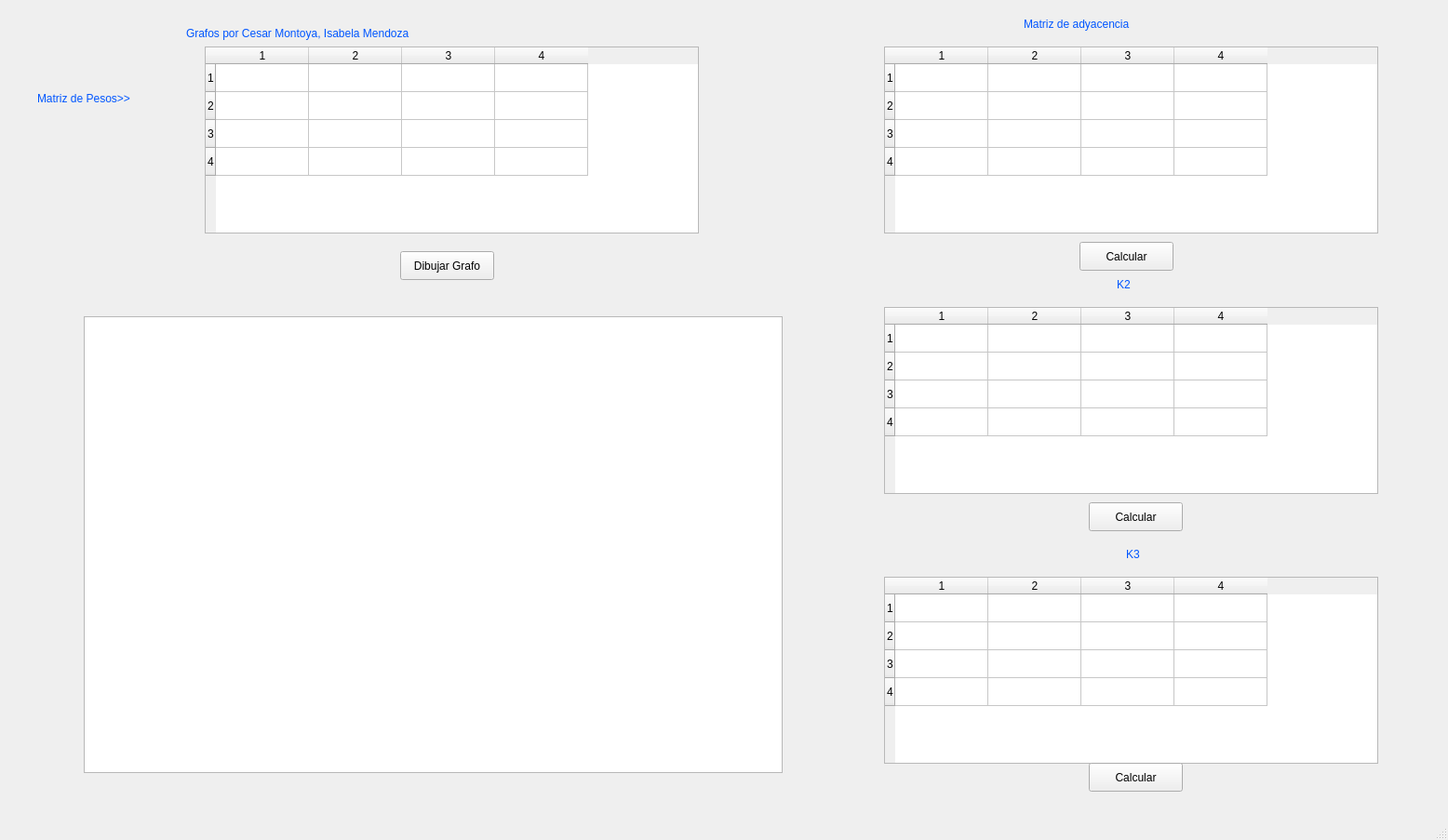
<?xml version="1.0" encoding="UTF-8"?>
<ui version="4.0">
 <class>MainWindow</class>
 <widget class="QMainWindow" name="MainWindow">
  <property name="geometry">
   <rect>
    <x>0</x>
    <y>0</y>
    <width>1556</width>
    <height>903</height>
   </rect>
  </property>
  <property name="windowTitle">
   <string>MainWindow</string>
  </property>
  <widget class="QWidget" name="centralwidget">
   <widget class="QTableWidget" name="tableWidget">
    <property name="geometry">
     <rect>
      <x>220</x>
      <y>50</y>
      <width>531</width>
      <height>201</height>
     </rect>
    </property>
    <property name="toolTip">
     <string>Haga doble clic en el cabaezado de un vértice para generar una matriz de pesos</string>
    </property>
    <property name="rowCount">
     <number>4</number>
    </property>
    <property name="columnCount">
     <number>4</number>
    </property>
    <row/>
    <row/>
    <row/>
    <row/>
    <column/>
    <column/>
    <column/>
    <column/>
   </widget>
   <widget class="QPushButton" name="btnPintarGrafo">
    <property name="geometry">
     <rect>
      <x>430</x>
      <y>270</y>
      <width>101</width>
      <height>31</height>
     </rect>
    </property>
    <property name="text">
     <string>Dibujar Grafo</string>
    </property>
   </widget>
   <widget class="QGraphicsView" name="graphicsView">
    <property name="geometry">
     <rect>
      <x>90</x>
      <y>340</y>
      <width>751</width>
      <height>491</height>
     </rect>
    </property>
   </widget>
   <widget class="QLabel" name="lblTtitulo">
    <property name="geometry">
     <rect>
      <x>200</x>
      <y>20</y>
      <width>461</width>
      <height>31</height>
     </rect>
    </property>
    <property name="styleSheet">
     <string notr="true">font: 75 14pt &quot;MS Shell Dlg 2&quot;;
color:rgb(0, 85, 255);</string>
    </property>
    <property name="text">
     <string>Grafos por Cesar Montoya, Isabela Mendoza</string>
    </property>
   </widget>
   <widget class="QLabel" name="lblTtitulo_3">
    <property name="geometry">
     <rect>
      <x>40</x>
      <y>90</y>
      <width>161</width>
      <height>31</height>
     </rect>
    </property>
    <property name="styleSheet">
     <string notr="true">font: 75 14pt &quot;MS Shell Dlg 2&quot;;
color:rgb(0, 85, 255);</string>
    </property>
    <property name="text">
     <string>Matriz de Pesos&gt;&gt;</string>
    </property>
   </widget>
   <widget class="QLabel" name="lblTtitulo2">
    <property name="geometry">
     <rect>
      <x>90</x>
      <y>340</y>
      <width>181</width>
      <height>71</height>
     </rect>
    </property>
    <property name="styleSheet">
     <string notr="true">font: 75 14pt &quot;MS Shell Dlg 2&quot;;
color:rgb(0, 85, 255);</string>
    </property>
    <property name="text">
     <string/>
    </property>
    <property name="pixmap">
     <pixmap>logo_eafit_blanco.png</pixmap>
    </property>
   </widget>
   <widget class="QLabel" name="label">
    <property name="geometry">
     <rect>
      <x>740</x>
      <y>90</y>
      <width>55</width>
      <height>16</height>
     </rect>
    </property>
    <property name="text">
     <string/>
    </property>
   </widget>
   <widget class="QTableWidget" name="tabla_adyacen">
    <property name="geometry">
     <rect>
      <x>950</x>
      <y>50</y>
      <width>531</width>
      <height>201</height>
     </rect>
    </property>
    <property name="toolTip">
     <string>Haga doble clic en el cabaezado de un vértice para generar una matriz de pesos</string>
    </property>
    <property name="rowCount">
     <number>4</number>
    </property>
    <property name="columnCount">
     <number>4</number>
    </property>
    <row/>
    <row/>
    <row/>
    <row/>
    <column/>
    <column/>
    <column/>
    <column/>
   </widget>
   <widget class="QLabel" name="lblTtitulo_4">
    <property name="geometry">
     <rect>
      <x>1100</x>
      <y>10</y>
      <width>241</width>
      <height>31</height>
     </rect>
    </property>
    <property name="styleSheet">
     <string notr="true">font: 75 14pt &quot;MS Shell Dlg 2&quot;;
color:rgb(0, 85, 255);</string>
    </property>
    <property name="text">
     <string>Matriz de adyacencia</string>
    </property>
   </widget>
   <widget class="QTableWidget" name="K2">
    <property name="geometry">
     <rect>
      <x>950</x>
      <y>330</y>
      <width>531</width>
      <height>201</height>
     </rect>
    </property>
    <property name="toolTip">
     <string>Haga doble clic en el cabaezado de un vértice para generar una matriz de pesos</string>
    </property>
    <property name="rowCount">
     <number>4</number>
    </property>
    <property name="columnCount">
     <number>4</number>
    </property>
    <row/>
    <row/>
    <row/>
    <row/>
    <column/>
    <column/>
    <column/>
    <column/>
   </widget>
   <widget class="QLabel" name="lblTtitulo_5">
    <property name="geometry">
     <rect>
      <x>1200</x>
      <y>290</y>
      <width>241</width>
      <height>31</height>
     </rect>
    </property>
    <property name="styleSheet">
     <string notr="true">font: 75 14pt &quot;MS Shell Dlg 2&quot;;
color:rgb(0, 85, 255);</string>
    </property>
    <property name="text">
     <string>K2</string>
    </property>
   </widget>
   <widget class="QTableWidget" name="K3">
    <property name="geometry">
     <rect>
      <x>950</x>
      <y>620</y>
      <width>531</width>
      <height>201</height>
     </rect>
    </property>
    <property name="toolTip">
     <string>Haga doble clic en el cabaezado de un vértice para generar una matriz de pesos</string>
    </property>
    <property name="rowCount">
     <number>4</number>
    </property>
    <property name="columnCount">
     <number>4</number>
    </property>
    <row/>
    <row/>
    <row/>
    <row/>
    <column/>
    <column/>
    <column/>
    <column/>
   </widget>
   <widget class="QLabel" name="lblTtitulo_6">
    <property name="geometry">
     <rect>
      <x>1210</x>
      <y>580</y>
      <width>241</width>
      <height>31</height>
     </rect>
    </property>
    <property name="styleSheet">
     <string notr="true">font: 75 14pt &quot;MS Shell Dlg 2&quot;;
color:rgb(0, 85, 255);</string>
    </property>
    <property name="text">
     <string>K3</string>
    </property>
   </widget>
   <widget class="QPushButton" name="btn_adyacen">
    <property name="geometry">
     <rect>
      <x>1160</x>
      <y>260</y>
      <width>101</width>
      <height>31</height>
     </rect>
    </property>
    <property name="text">
     <string>Calcular</string>
    </property>
   </widget>
   <widget class="QPushButton" name="btn_k2">
    <property name="geometry">
     <rect>
      <x>1170</x>
      <y>540</y>
      <width>101</width>
      <height>31</height>
     </rect>
    </property>
    <property name="text">
     <string>Calcular</string>
    </property>
   </widget>
   <widget class="QPushButton" name="btn_k3">
    <property name="geometry">
     <rect>
      <x>1170</x>
      <y>820</y>
      <width>101</width>
      <height>31</height>
     </rect>
    </property>
    <property name="text">
     <string>Calcular</string>
    </property>
   </widget>
   <widget class="QLabel" name="label_2">
    <property name="geometry">
     <rect>
      <x>710</x>
      <y>160</y>
      <width>411</width>
      <height>551</height>
     </rect>
    </property>
    <property name="text">
     <string>&lt;html&gt;&lt;head/&gt;&lt;body&gt;&lt;p&gt;&lt;img src=&quot;:/newPrefix/d95ad0f4e197b1c92be27ed8212b235a.jpg&quot;/&gt;&lt;/p&gt;&lt;/body&gt;&lt;/html&gt;</string>
    </property>
   </widget>
  </widget>
  <widget class="QMenuBar" name="menubar">
   <property name="geometry">
    <rect>
     <x>0</x>
     <y>0</y>
     <width>1556</width>
     <height>26</height>
    </rect>
   </property>
  </widget>
  <widget class="QStatusBar" name="statusbar"/>
 </widget>
 <resources>
  <include location="../../../Documents/FOTITO/Opa.qrc"/>
 </resources>
 <connections/>
</ui>
